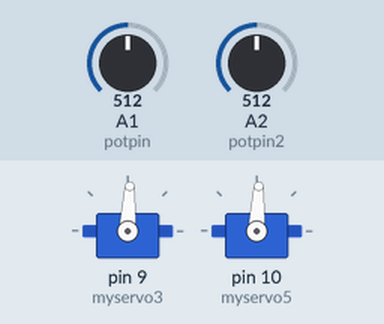
Recording of a sketch running on a simulated Arduino Uno, built with avr-gcc and run on an emulated ATmega328P. On the bench: 2 × servo. Inputs (shaded band) come from the test bench; at power-on: A1 (potpin) = 512, A2 (potpin2) = 512.

Above: at 1.2 s.
1.3 s: A1 (potpin) set to 716
At 1.7 s:
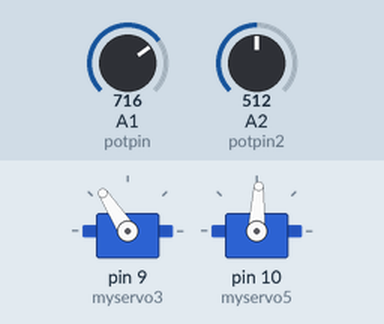
2.8 s: A2 (potpin2) set to 716
At 3.7 s:
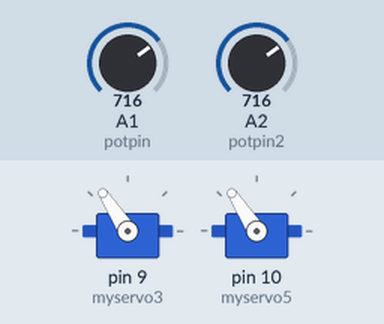
4.3 s: A1 (potpin) set to 900
At 5.1 s:
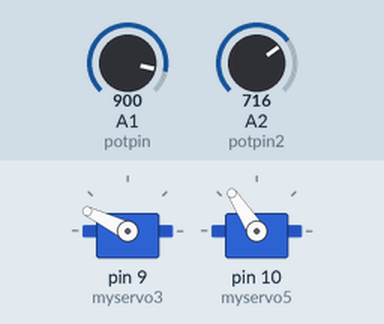
5.8 s: A2 (potpin2) set to 900
At 7.0 s:
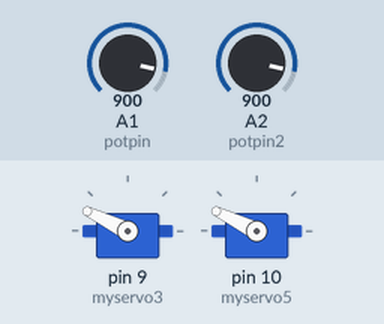
7.3 s: A1 (potpin) set to 1023
At 7.7 s:
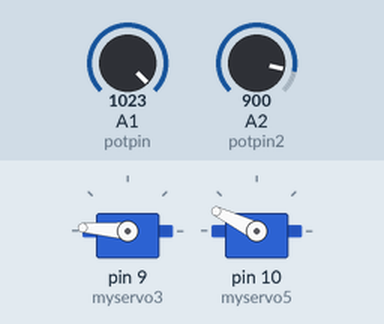
8.8 s: A2 (potpin2) set to 1023
At 9.7 s:
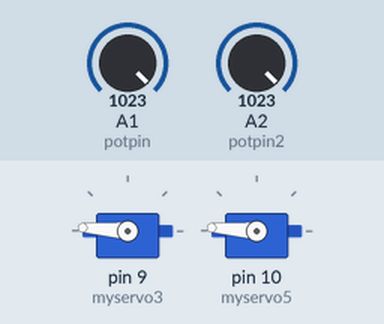
Timing chart, 0 to 11.3 s (numbered marks = the images above; inputs shaded):
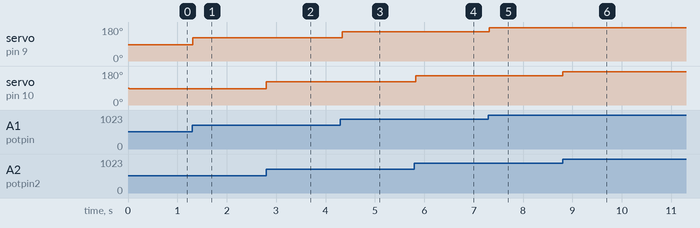

Measured:
- after the input at 1.3 s, servo on pin 9 (myservo3): 87° → 123° at once
- after the input at 2.8 s, servo on pin 10 (myservo5): 87° → 123° at once
- after the input at 4.3 s, servo on pin 9 (myservo3): 123° → 154° at once
- after the input at 5.8 s, servo on pin 10 (myservo5): 123° → 154° at once
- after the input at 7.3 s, servo on pin 9 (myservo3): 154° → 176° at once
- after the input at 8.8 s, servo on pin 10 (myservo5): 154° → 176° at once

The sketch:

Servo_Potentiometer.ino
```cpp
#include <Servo.h>

Servo myservo3;

Servo myservo5;


int potpin = 1;
int potpin2 = 2;


int val = 0;
int val2 = 0;


void setup()
{

myservo3.attach(9);
myservo5.attach(10);


}

void loop()
{

val = analogRead(potpin);
val = map(val, 3, 1023, 0, 176);

myservo3.write(val);

delay(25);

val2 = analogRead(potpin2);
val2 = map(val2, 3, 1023, 0, 176);

myservo5.write(val2);

delay(25);

}
```
